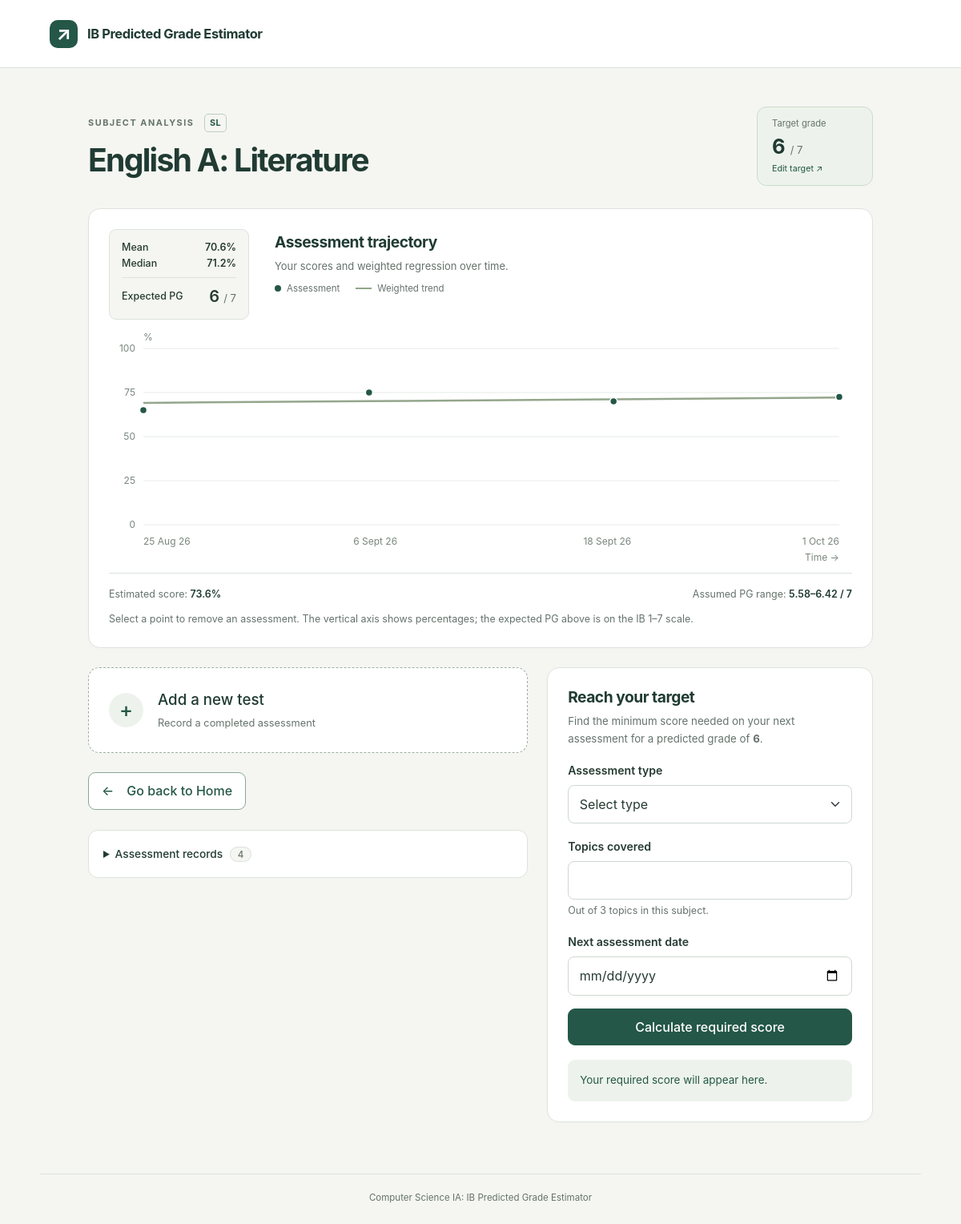
Screenshot of /subject/1 (signed in) with the database file from the repository.
### tables this page shows
CREATE TABLE subjects(subject_id INTEGER PRIMARY KEY,
									subject_name VARCHAR(50) NOT NULL,
                                    level VARCHAR(2) NOT NULL
                                    CHECK(level IN ('HL','SL')),
                                    total_topics INTEGER NOT NULL
                                    CHECK(total_topics > 0),
                                    
                                    UNIQUE(subject_name, level));

CREATE TABLE user_subjects(user_subject_id INTEGER PRIMARY KEY,
										 user_id INTEGER NOT NULL,
                                         subject_id INTEGER NOT NULL,
                                         target_grade INTEGER NOT NULL
                                         CHECK(target_grade BETWEEN 1 AND 7),
                                         
                                         FOREIGN KEY (user_id) REFERENCES users(user_id)
                                         ON DELETE CASCADE,
                                         FOREIGN KEY (subject_id) REFERENCES subjects(subject_id));

### app.py (the view)
@app.route("/subject/<int:user_subject_id>")
def load_assessments(user_subject_id):
    if "user_id" not in session:
        return redirect(url_for("login"))
    connection = get_db()
    cursor = connection.cursor()
    command = """SELECT user_subjects.user_subject_id,
                        user_subjects.subject_id,
                        user_subjects.target_grade,
                        subjects.subject_name,
                        subjects.level,
                        subjects.total_topics
                FROM user_subjects JOIN subjects
                    ON user_subjects.subject_id = subjects.subject_id
                WHERE user_subjects.user_subject_id=? AND user_subjects.user_id=?"""
    cursor.execute(command, (user_subject_id, session["user_id"]))
    subject = cursor.fetchone() # row containing specific subject info for user
    if subject is None:
        connection.close()
        flash("Invalid subject")
        return redirect(url_for("home"))
    cursor.execute("SELECT * FROM assessments WHERE user_subject_id=? ORDER BY assessment_date", (user_subject_id,))
    assessments = cursor.fetchall()
    connection.close()
    boundaries = get_boundaries(subject["subject_id"], 2025, "May")
    analysis = analyse_subject(assessments, subject["total_topics"], boundaries)
    today = date.today().isoformat()
    if assessments:
        latest_date = assessments[-1]["assessment_date"]
        earliest_advice_date = max(today, latest_date)
    else:
        earliest_advice_date = today
    return render_template("subject.html", subject=subject, assessments=assessments, analysis=analysis, today=today, earliest_advice_date=earliest_advice_date)

### app.py (called while the page is built)
def get_boundaries(subject_id, exam_year, exam_session):
    connection = get_db()
    cursor = connection.cursor()
    command = """SELECT grade, lower_boundary
                 FROM grade_boundaries
                 WHERE subject_id=? AND exam_year=? AND exam_session=?
                 ORDER BY grade"""
    cursor.execute(command, (subject_id, exam_year, exam_session))
    rows = cursor.fetchall()
    connection.close()
    boundaries = {}
    for boundary in rows:
        boundaries[boundary["grade"]] = boundary["lower_boundary"]
    return boundaries

### database.py (called while the page is built)
def get_db():
    connection = sqlite3.connect("database.db")
    connection.execute("PRAGMA foreign_keys = ON")
    connection.row_factory = sqlite3.Row
    return connection

### logic.py (called while the page is built)
def number(num):
    try:
        num = float(num)
    except (ValueError, TypeError, OverflowError):
        raise ValueError("Error: wrong type/value")
    if not isfinite(num):
        raise ValueError("Error: not finite")
    return num

def integer(num):
    num = number(num)
    if not num.is_integer():
        raise ValueError("Error: not an integer")
    return int(num)

def percentage(score, maximum_score):
    score, maximum_score = number(score), number(maximum_score)
    if maximum_score <= 0:
        raise ValueError("maximum score must be greater than 0")
    if not (0 <= score <= maximum_score):
        raise ValueError("score must be within 0 and max_score")
    return 100 * (score / maximum_score)

def days_between(first_date, second_date):
    try:
        first_date = date.fromisoformat(first_date)
        second_date = date.fromisoformat(second_date)
    except (ValueError, TypeError):
        raise ValueError("Invalid date")
    return (second_date - first_date).days

def score_to_grade(score, maximum_score, boundaries):
    score = percentage(score, maximum_score)
    for grade in range(7,0,-1):
        if score >= boundaries[grade]:
            return grade

def assessment_type_weight(assessment_type):
    weights = {
        "Learning Experience": 0.05,
        "Formative": 0.25,
        "Summative": 0.75,
        "Mock Exam": 1,
        "IA": 1
    }
    if assessment_type not in weights:
        raise ValueError("Invalid assessment type")
    return weights[assessment_type]

def mean(scores):   # must take list of scores in percentage form
    if len(scores) == 0:
        raise ValueError("No scores available")
    return sum(scores) / len(scores)

### templates/subject.html (shortened to what this page needs)
{% extends 'base.html' %}
{% from '_macros.html' import value, uncertainty, grades, assessment_fields %}
{% block content %}
<div class="subject-shell">
  <div class="page-heading subject-heading">
    <div><p class="eyebrow">SUBJECT ANALYSIS <span class="level-badge">{{ subject['level'] }}</span></p><h1>{{ subject['subject_name'] }}</h1></div>
    <button type="button" class="target-button" data-bs-toggle="modal" data-bs-target="#target-modal"><span>Target grade</span><strong>{{ subject['target_grade'] }} <small>/ 7</small></strong><span class="target-edit">Edit target ↗</span></button>
  </div>
  <section class="card chart-card" aria-labelledby="trajectory-title">
    <div class="chart-top">
      <dl class="chart-stats mb-0">
        <div><dt>Mean</dt><dd>{{ value(analysis['mean'], '%') }}</dd></div>
        <div><dt>Median</dt><dd>{{ value(analysis['median'], '%') }}</dd></div>
        <div class="pg-stat"><dt>Expected PG</dt><dd>{{ value(analysis['predicted_grade'], '', 0) }} <small>/ 7</small></dd></div>
      </dl>
      <div class="chart-heading"><h2 id="trajectory-title">Assessment trajectory</h2><p class="text-secondary mb-2">Your scores and weighted regression over time.</p><div class="chart-legend"><span><i class="legend-dot"></i>Assessment</span><span><i class="legend-line"></i>Weighted trend</span></div></div>
    </div>
    <div id="trajectory-chart" class="trajectory-chart" aria-label="Assessment percentage scores plotted by date"></div>
    <div class="chart-footnote"><span>Estimated score: <strong>{{ value(analysis['predicted_percentage'], '%') }}</strong></span><span>Assumed PG range: <strong>{{ uncertainty(analysis['uncertainty_range'], 7) }}</strong></span></div>
    <p class="form-text mb-0">Select a point to remove an assessment. The vertical axis shows percentages; the expected PG above is on the IB 1–7 scale.</p>
  </section>
  <div class="subject-bottom">
    <div class="subject-actions">
      <button class="add-test-button" type="button" data-bs-toggle="modal" data-bs-target="#add-assessment-modal"><span class="plus-icon" aria-hidden="true">+</span><span>Add a new test<small>Record a completed assessment</small></span></button>
      <a class="btn btn-outline-primary back-home" href="{{ url_for('home') }}"><span aria-hidden="true">←</span> Go back to Home</a>
      <details class="assessment-records">
        <summary>Assessment records <span class="count-badge">{{ assessments|length }}</span></summary>
      </details>
    </div>
    <section class="card advice-card" aria-labelledby="advice-title">
      <h2 id="advice-title">Reach your target</h2><p class="text-secondary">Find the minimum score needed on your next assessment for a predicted grade of <strong>{{ subject['target_grade'] }}</strong>.</p>
      <form id="advice-form" method="post" action="{{ url_for('advice', user_subject_id=subject['user_subject_id']) }}">
        {{ assessment_fields('advice', subject['total_topics'], earliest_advice_date) }}
        <button type="submit" class="btn btn-primary w-100" {% if not assessments %}disabled{% endif %}>Calculate required score</button>
      </form>
      <div id="advice-result" class="advice-result" role="status" aria-live="polite" aria-atomic="true">{% if not assessments %}Add a completed assessment first to calculate advice.{% else %}Your required score will appear here.{% endif %}</div>
    </section>
  </div>
</div>
{% endblock %}

### rows the page displays
subjects: level "SL", subject_name "English A: Literature"
user_subjects: target_grade "6"

### other values shown
{{ ('%.' ~ decimals ~ 'f')|format(number) }} "70.6 71.2 6 73.6 5.58 6.42"
{{ suffix }} "% % %"
{{ maximum }} "7"
{{ assessments|length }} "4"
{{ total_topics }} "3"
